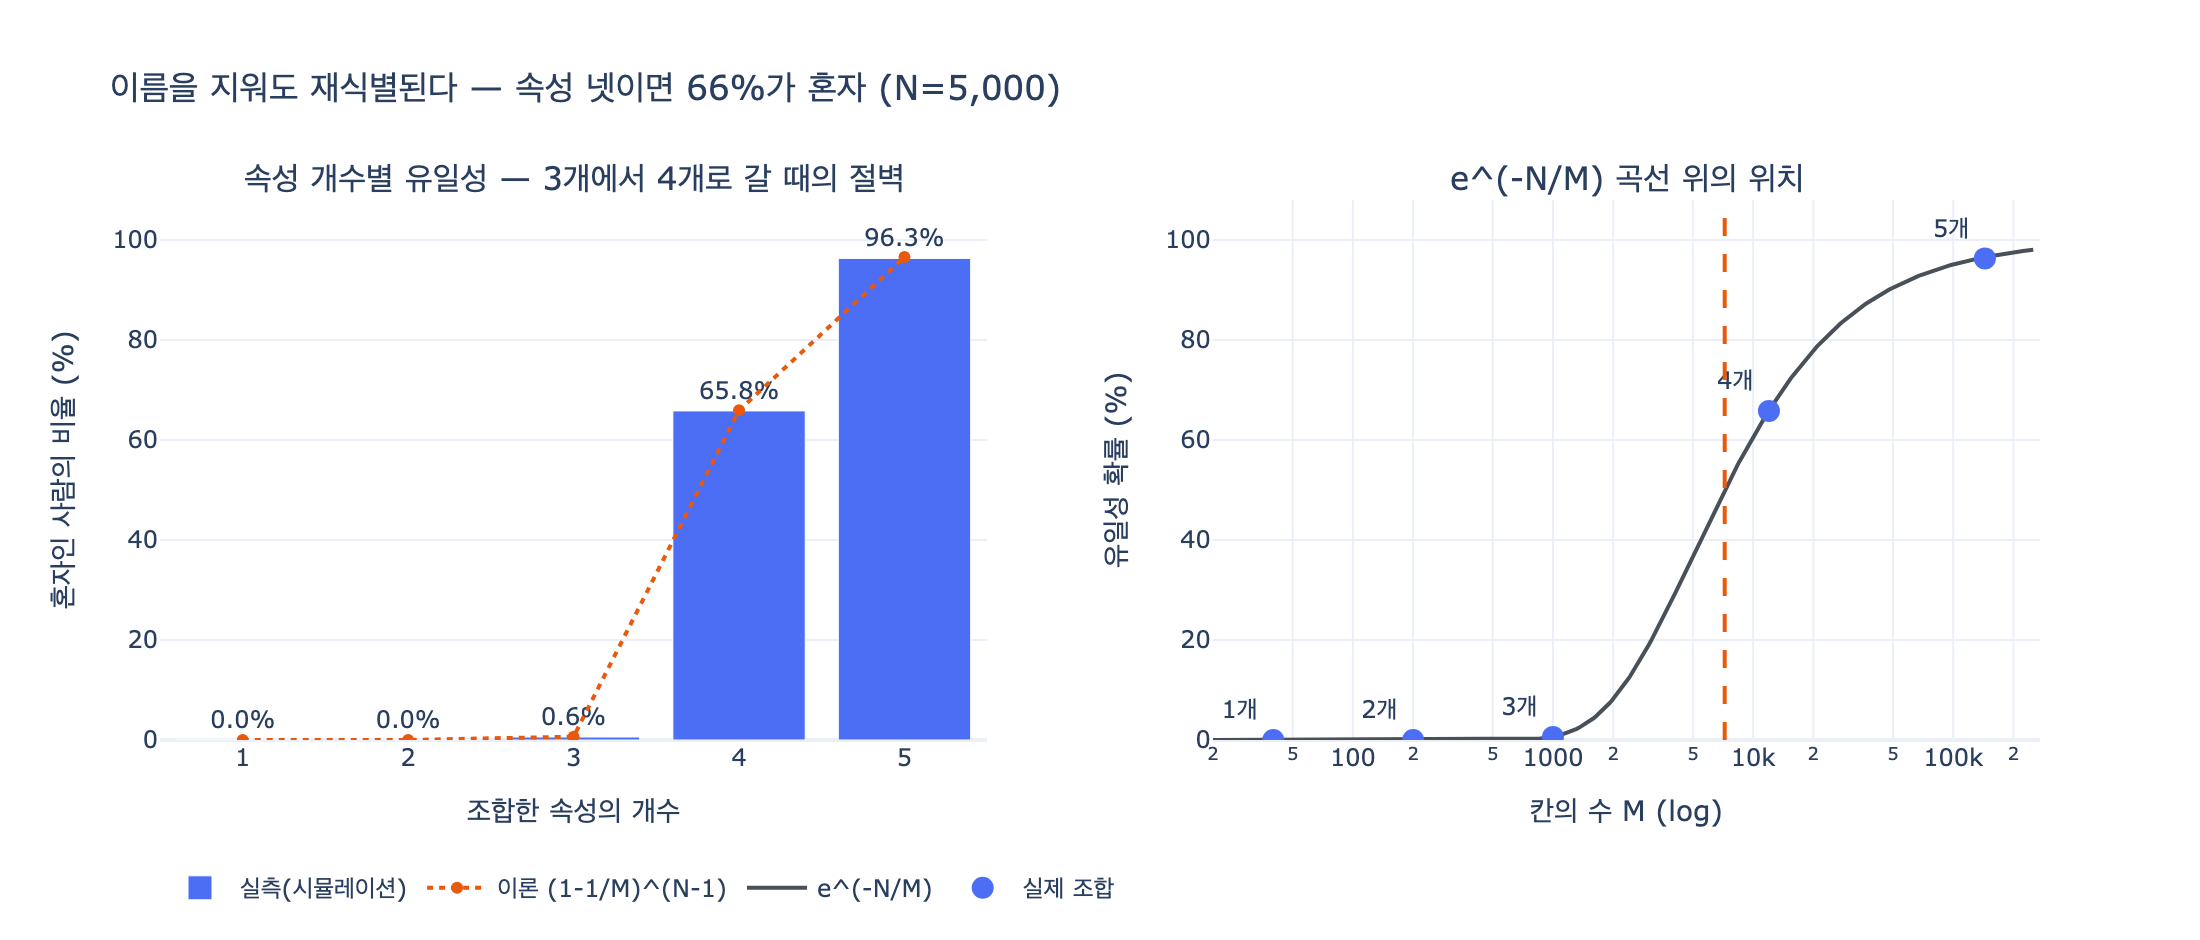

Here is the Python script that generated this plot:
# %% [markdown]
# # 재식별의 절벽 — 속성 넷이면 66%가 혼자가 된다
#
# 이름을 지웠다고 익명이 되지 않는다.
# 남은 속성(팀, 도시, 직군, 입사연도, 생월)을 **조합**하면 사람이 다시 특정된다.
#
# 이 스크립트는 34장 `ex3_reidentify.py`를 재현하고, 왜 **셋에서 넷으로 갈 때
# 절벽(cliff)이 생기는지**를 확률로 설명한다.
#
# 핵심 수식 하나만 미리 적어 둔다. 사람 $N$ 명, 속성 조합으로 만들어지는
# 칸(cell)의 수 $M$ 일 때, 임의의 한 사람이 **혼자인 칸**에 들어갈 확률은
#
# $$ p_{\text{unique}} = \left(1 - \frac{1}{M}\right)^{N-1} \approx e^{-(N-1)/M} $$
#
# 여기서 $M$ 은 속성을 하나 붙일 때마다 **곱해진다**. 지수의 인자 $N/M$ 이
# 곱셈으로 줄어드니, $p_{\text{unique}}$ 는 어느 지점에서 계단처럼 튀어오른다.

# %%
# 필요 패키지: plotly, kaleido, numpy  (pip install plotly kaleido numpy)
# 표/계산 부분은 표준 라이브러리만으로 동작한다.
import math
import os
import random
from collections import Counter

HERE = os.path.dirname(os.path.abspath(__file__)) if "__file__" in globals() \
    else os.getcwd()


def _show(fig):
    try:
        from IPython import get_ipython
        if get_ipython() is not None:
            fig.show()
    except ImportError:
        pass


RNG = random.Random(4)   # seed 고정 — 책의 ex3 와 같은 값
N = 5000

TEAMS = [f"팀{i}" for i in range(40)]      # 40 가지
CITIES = ["강남", "마포", "판교", "성수", "여의도"]   # 5 가지
ROLES = ["개발", "기획", "디자인", "영업", "운영"]    # 5 가지
YEARS = list(range(2015, 2027))            # 12 가지
MONTHS = list(range(1, 13))                # 12 가지

CARD = {"team": 40, "city": 5, "role": 5, "joined": 12, "birth_month": 12}

print(f"사람 {N:,}명 / 속성 카디널리티 {CARD}")
# 출력: 사람 5,000명 / 속성 카디널리티 {'team': 40, 'city': 5, 'role': 5, 'joined': 12, 'birth_month': 12}

# %% [markdown]
# ## 1. 가상 인구를 만든다
#
# 이름·연락처는 이미 지운 상태다. 남은 것은 "준식별자(quasi-identifier)"뿐이다.
# 각 속성은 독립이고 균등분포라고 가정한다 (실제 인구는 편향이 있어서
# **더 쉽게** 재식별된다 — 이 가정은 낙관적인 쪽이다).

# %%
def make_population(n=N):
    return [{
        "team": RNG.choice(TEAMS),
        "city": RNG.choice(CITIES),
        "role": RNG.choice(ROLES),
        "joined": RNG.choice(YEARS),
        "birth_month": RNG.choice(MONTHS),
    } for _ in range(n)]


people = make_population()
print(people[0])
print(people[1])
# 출력: {'team': '팀15', 'city': '판교', 'role': '개발', 'joined': 2026, 'birth_month': 7}
# 출력: {'team': '팀30', 'city': '마포', 'role': '개발', 'joined': 2016, 'birth_month': 1}

# %% [markdown]
# ## 2. k-익명성과 유일성을 센다
#
# 같은 속성 조합을 가진 사람들을 한 묶음(equivalence class)으로 본다.
#
# - $k$ = 가장 작은 묶음의 크기. $k=1$ 이면 **혼자인 사람이 있다**는 뜻이다.
# - 유일성 비율 = (혼자인 사람 수) / $N$.
#
# "$k$-익명성을 만족한다"는 말은 *어떤 조합으로 봐도 최소 $k$ 명 이상으로
# 묶인다*는 성질이다.

# %%
def k_anon(pop, keys):
    """(k, 혼자인 사람 수, 실제로 채워진 칸 수) 를 돌려준다."""
    c = Counter(tuple(p[k] for k in keys) for p in pop)
    k = min(c.values())
    unique = sum(1 for v in c.values() if v == 1)
    return k, unique, len(c)


COMBOS = [
    ["team"],
    ["team", "city"],
    ["team", "city", "role"],
    ["team", "city", "role", "joined"],
    ["team", "city", "role", "joined", "birth_month"],
]

rows = []
for keys in COMBOS:
    k, uniq, filled = k_anon(people, keys)
    M = math.prod(CARD[x] for x in keys)          # 이론상 칸의 수
    theory = (1 - 1 / M) ** (N - 1)               # 이론상 유일성 확률
    rows.append({
        "keys": keys, "n_attr": len(keys), "M": M, "filled": filled,
        "k": k, "uniq": uniq, "ratio": uniq / N, "theory": theory,
        "load": N / M,
    })

hdr = (f"{'조합':<40}{'칸 M':>8}{'N/M':>8}{'k':>4}"
       f"{'혼자':>7}{'실측':>8}{'이론':>8}")
print(hdr)
print("-" * len(hdr))
for r in rows:
    print(f"{' + '.join(r['keys']):<40}{r['M']:>8}{r['load']:>8.2f}{r['k']:>4}"
          f"{r['uniq']:>7}{r['ratio']:>7.1%}{r['theory']:>8.1%}")
# 출력: 조합                                           칸 M     N/M   k     혼자      실측      이론
# 출력: -----------------------------------------------------------------------------------
# 출력: team                                          40  125.00 105      0   0.0%    0.0%
# 출력: team + city                                  200   25.00  11      0   0.0%    0.0%
# 출력: team + city + role                          1000    5.00   1     30   0.6%    0.7%
# 출력: team + city + role + joined                12000    0.42   1   3291  65.8%   65.9%
# 출력: team + city + role + joined + birth_month  144000    0.03   1   4816  96.3%   96.6%

# %% [markdown]
# ## 3. 절벽을 읽는다
#
# 실측과 이론이 소수점 단위로 맞는다. 그래서 절벽의 원인을 수식으로 말할 수 있다.
#
# | 속성 수 | $M$ | $N/M$ | 유일성 |
# |---:|---:|---:|---:|
# | 1 | 40 | 125 | 0% |
# | 2 | 200 | 25 | 0% |
# | 3 | 1,000 | 5 | 0.6% |
# | 4 | 12,000 | 0.42 | **65.8%** |
# | 5 | 144,000 | 0.035 | 96.3% |
#
# $e^{-N/M}$ 는 $N/M$ 이 1 근처를 지날 때 급하게 꺾인다.
#
# - $N/M = 5$ → $e^{-5} = 0.0067$ (거의 아무도 혼자가 아니다)
# - $N/M = 0.42$ → $e^{-0.42} = 0.66$ (**셋 중 둘이 혼자다**)
#
# 속성을 하나 붙였을 때 $M$ 이 12배가 되면서 $N/M$ 이 5 → 0.42 로 떨어졌고,
# 그 구간이 바로 $e^{-x}$ 의 무릎(knee)이다. **두 배가 아니라 백 배로 작동한다**는
# 책의 표현이 이걸 말한다 (0.6% → 65.8%, 약 110배).

# %%
for r in rows:
    print(f"{r['n_attr']}개: N/M = {r['load']:>7.3f}  "
          f"e^(-N/M) = {math.exp(-r['load']):.4f}")
# 출력: 1개: N/M = 125.000  e^(-N/M) = 0.0000
# 출력: 2개: N/M =  25.000  e^(-N/M) = 0.0000
# 출력: 3개: N/M =   5.000  e^(-N/M) = 0.0067
# 출력: 4개: N/M =   0.417  e^(-N/M) = 0.6592
# 출력: 5개: N/M =   0.035  e^(-N/M) = 0.9659

# 절벽의 위치: 유일성 50% 가 되는 M 은?  e^{-N/M} = 0.5  =>  M = N / ln 2
m_half = N / math.log(2)
print(f"\n유일성 50% 가 되는 칸의 수 M* = N / ln2 = {m_half:,.0f}")
print(f"  3개 조합의 M = 1,000  (M* 보다 작다 → 안전)")
print(f"  4개 조합의 M = 12,000 (M* 보다 크다 → 위험)")
# 출력:
# 출력: 유일성 50% 가 되는 칸의 수 M* = N / ln2 = 7,213
# 출력:   3개 조합의 M = 1,000  (M* 보다 작다 → 안전)
# 출력:   4개 조합의 M = 12,000 (M* 보다 크다 → 위험)

# %% [markdown]
# ## 4. 대응 — 일반화(generalization)로 절벽에서 물러난다
#
# 절벽의 원인은 $M$ 이 너무 커진 것이다. 그러면 $M$ 을 줄이면 된다.
# 입사연도를 "2019년" 대신 "2015~2019년" 같은 5년 구간으로 뭉개면
# 그 속성의 카디널리티가 12 → 3 으로 줄고, $M$ 도 12,000 → 3,000 이 된다.

# %%
def coarsen(pop, year_bucket=5, month_bucket=1):
    out = []
    for p in pop:
        q = dict(p)
        q["joined"] = (p["joined"] - 2015) // year_bucket
        q["birth_month"] = (p["birth_month"] - 1) // month_bucket
        out.append(q)
    return out


keys4 = ["team", "city", "role", "joined"]
print(f"{'처리':<28}{'joined 값 수':>12}{'M':>9}{'k':>4}{'유일성':>9}")
print("-" * 62)
for label, bucket in [("원본 (연 단위)", 1), ("3년 구간", 3), ("5년 구간", 5),
                      ("12년 통째 = 속성 제거", 12)]:
    pop2 = coarsen(people, year_bucket=bucket)
    card = len({p["joined"] for p in pop2})
    k, uniq, _ = k_anon(pop2, keys4)
    M = 40 * 5 * 5 * card
    print(f"{label:<28}{card:>12}{M:>9}{k:>4}{uniq / N:>8.1%}")
# 출력: 처리                            joined 값 수        M   k      유일성
# 출력: --------------------------------------------------------------
# 출력: 원본 (연 단위)                             12    12000   1   65.8%
# 출력: 3년 구간                                  4     4000   1   28.1%
# 출력: 5년 구간                                  3     3000   1   17.6%
# 출력: 12년 통째 = 속성 제거                         1     1000   1    0.6%

# %% [markdown]
# 일반화 한 번으로 65.8% → 17.6% 까지 내려간다. 하지만 $k$ 는 여전히 1 이다.
# **평균적으로 안전해졌다고 해서 모든 사람이 안전해진 것은 아니다.**
# $k=1$ 을 없애려면 남은 유일 개체를 억제(suppression)하거나 더 뭉개야 한다.
# 이것이 "정확도를 내주고 익명성을 산다"는 거래다.

# %%
# k >= 2 를 실제로 달성하려면 어디까지 가야 하나 — 억제(suppression) 비용을 센다
for label, bucket in [("원본", 1), ("3년", 3), ("5년", 5), ("제거", 12)]:
    pop2 = coarsen(people, year_bucket=bucket)
    c = Counter(tuple(p[k] for k in keys4) for p in pop2)
    drop = sum(v for v in c.values() if v < 2)   # k>=2 만들려고 버려야 하는 사람
    print(f"{label:<6} k>=2 달성을 위해 버릴 사람: {drop:>5}명 ({drop / N:>5.1%})")
# 출력: 원본     k>=2 달성을 위해 버릴 사람:  3291명 (65.8%)
# 출력: 3년     k>=2 달성을 위해 버릴 사람:  1404명 (28.1%)
# 출력: 5년     k>=2 달성을 위해 버릴 사람:   879명 (17.6%)
# 출력: 제거     k>=2 달성을 위해 버릴 사람:    30명 ( 0.6%)

# %% [markdown]
# ## 5. 그림으로 보는 절벽

# %%
import numpy as np
import plotly.graph_objects as go
from plotly.subplots import make_subplots

fig = make_subplots(
    rows=1, cols=2,
    subplot_titles=("속성 개수별 유일성 — 3개에서 4개로 갈 때의 절벽",
                    "e^(-N/M) 곡선 위의 위치"),
    horizontal_spacing=0.12,
)

xs = [r["n_attr"] for r in rows]
fig.add_trace(go.Bar(
    x=xs, y=[r["ratio"] * 100 for r in rows], name="실측(시뮬레이션)",
    marker_color="#4C6EF5",
    text=[f"{r['ratio']:.1%}" for r in rows], textposition="outside",
), row=1, col=1)
fig.add_trace(go.Scatter(
    x=xs, y=[r["theory"] * 100 for r in rows], name="이론 (1-1/M)^(N-1)",
    mode="lines+markers", line=dict(color="#E8590C", width=2, dash="dot"),
), row=1, col=1)

# 연속 곡선: M 을 연속으로 움직이며 유일성 확률을 그린다
mm = np.logspace(1.3, 5.4, 400)
fig.add_trace(go.Scatter(
    x=mm, y=np.exp(-N / mm) * 100, name="e^(-N/M)",
    mode="lines", line=dict(color="#495057", width=2),
), row=1, col=2)
fig.add_trace(go.Scatter(
    x=[r["M"] for r in rows], y=[r["ratio"] * 100 for r in rows],
    mode="markers+text", name="실제 조합",
    marker=dict(color="#4C6EF5", size=11),
    text=[f"{r['n_attr']}개" for r in rows], textposition="top left",
), row=1, col=2)
fig.add_vline(x=m_half, line=dict(color="#E8590C", dash="dash"),
              annotation_text="M* = N/ln2 (유일성 50%)",
              annotation_position="top left",
              annotation_font=dict(color="#E8590C"), row=1, col=2)

fig.update_xaxes(title_text="조합한 속성의 개수", dtick=1, row=1, col=1)
fig.update_xaxes(title_text="칸의 수 M (log)", type="log", row=1, col=2)
fig.update_yaxes(title_text="혼자인 사람의 비율 (%)", range=[0, 108],
                 row=1, col=1)
fig.update_yaxes(title_text="유일성 확률 (%)", range=[0, 108], row=1, col=2)
fig.update_layout(
    title="이름을 지워도 재식별된다 — 속성 넷이면 66%가 혼자 (N=5,000)",
    template="plotly_white", height=470, width=1100,
    legend=dict(orientation="h", y=-0.22),
)

_show(fig)
fig.write_image(os.path.join(HERE, "expy.png"), scale=2)
print("expy.png 저장 완료")
# 출력: expy.png 저장 완료

# %% [markdown]
# ## 6. 정리
#
# 1. $M$(속성 조합의 경우의 수)은 속성을 붙일 때마다 **곱해진다**.
#    선형이 아니라 지수적으로 커진다.
# 2. 유일성은 $e^{-N/M}$ 을 따르고, 이 함수는 $N \approx M$ 근처에서 급히 꺾인다.
#    그 무릎을 넘는 순간이 "절벽"이다. 이 예제에서는 3개 → 4개 구간이었다.
# 3. 그래서 익명화 심사는 **속성 하나씩** 보면 안 되고 **조합**으로 봐야 한다.
#    "팀만으로는 105명" 은 아무 보장이 아니다.
# 4. 그리고 그래프에서는 여기에 하나가 더 붙는다. 관계(엣지)의 모양 자체가
#    속성이다. 이웃의 종류·개수·2-hop 패턴은 각각 카디널리티가 큰 준식별자다.
#    $M$ 이 훨씬 빨리 커지니 절벽도 훨씬 빨리 온다.
